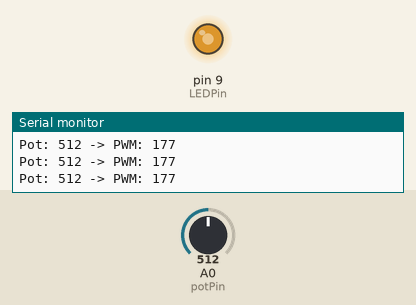
Recording of a sketch running on a simulated Arduino Uno, built with avr-gcc and run on an emulated ATmega328P. On the bench: output pins drawn as LEDs (lit = HIGH), the last lines printed to the serial monitor. The test bench sets the inputs (shaded band); at power-on: A0 (potPin) = 512.

Above: at 1.2 s.
1.3 s: A0 (potPin) set to 122
At 1.9 s:
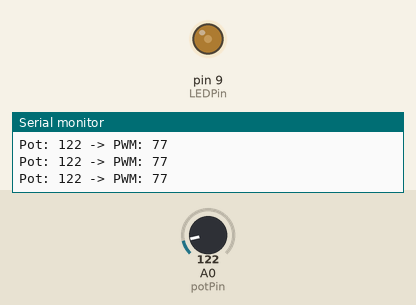
2.8 s: A0 (potPin) set to 0
At 3.6 s:
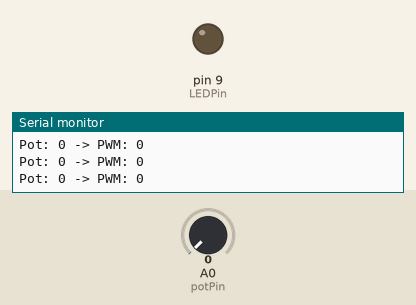
4.3 s: A0 (potPin) set to 29
5.8 s: A0 (potPin) set to 33
At 7.0 s:
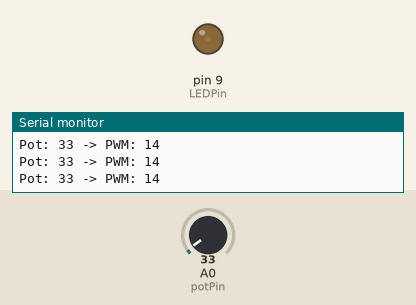
7.3 s: A0 (potPin) set to 716
At 8.2 s:
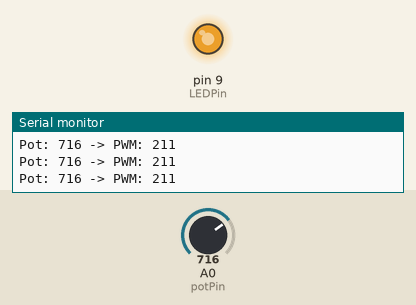
8.8 s: A0 (potPin) set to 511
At 9.7 s:
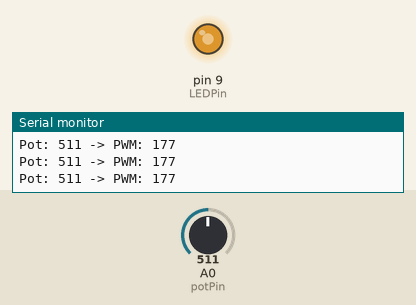
Timing chart, 0 to 11.8 s (numbered marks = the images above; inputs shaded):
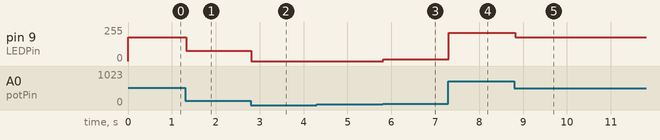

Measured:
- after the input at 1.3 s, pin 9 (LEDPin): 177/255 → 77/255 at once
- after the input at 2.8 s, pin 9 (LEDPin): 77/255 → 0/255 at once
- after the input at 5.8 s, pin 9 (LEDPin): 0/255 → 14/255 at once
- after the input at 7.3 s, pin 9 (LEDPin): 14/255 → 211/255 at once
- after the input at 8.8 s, pin 9 (LEDPin): 211/255 → 177/255 at once

The sketch:

LEDsqrt1.ino
```cpp
int potPin = A0;
int potValue = 0;
int LEDPin = 9;

void setup() {
  pinMode(potPin, INPUT);
  Serial.begin(9600);
  pinMode(LEDPin, OUTPUT);
}

void loop() {
  potValue = analogRead(potPin);

  // 1. If it's above 1000, snap it to the max
  if (potValue > 1000) {
    potValue = 1023;
  }

  // 2. Shift the range so 30 becomes 0
  // Any value below 30 becomes 0
  float shiftedValue = max(0, potValue - 30);

  // 3. Apply the Square Root Transformation
  // We divide by 993.0 (which is 1023 - 30) to keep the scale correct
  int inputVal = sqrt(shiftedValue / 993.0) * 255;

  // Final Clamping (good practice for math stability)
  inputVal = constrain(inputVal, 0, 255);

  // Debugging
  Serial.print("Pot: "); Serial.print(potValue);
  Serial.print(" -> PWM: "); Serial.println(inputVal);

  analogWrite(LEDPin, inputVal);

  delay(15);
}
```
